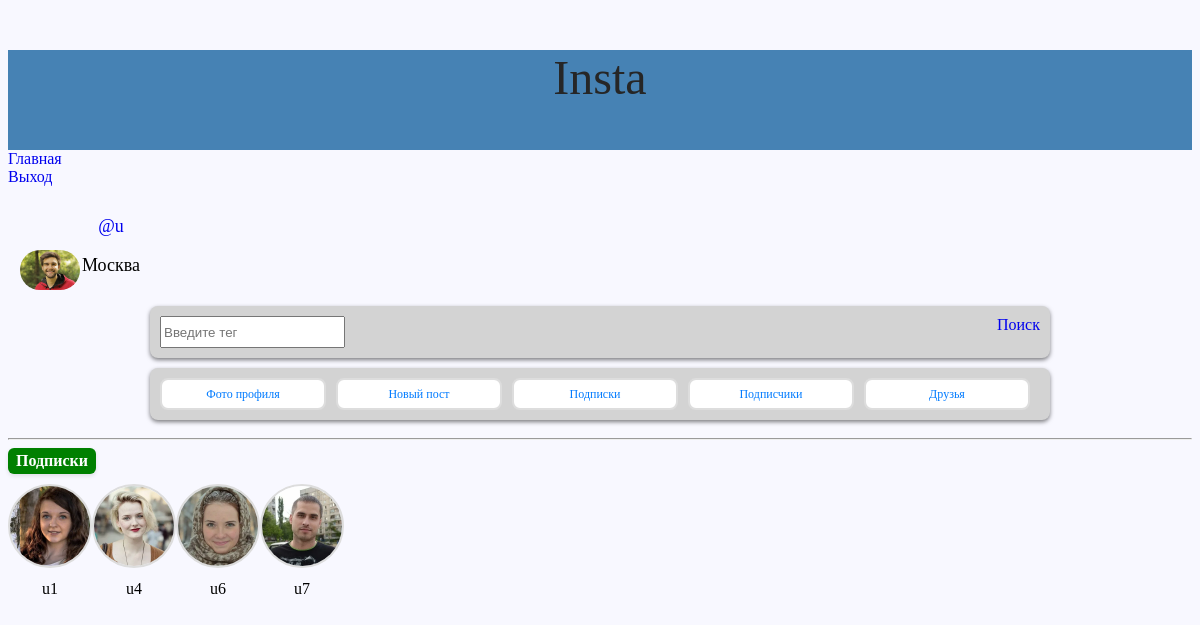
Page /user/subscriber/ (signed in) on the committed database.
### photo_app/models.py (models this page shows, shortened)
class User(AbstractUser):
    email_validator = EmailValidator()
    phone_number = models.CharField(max_length=12, blank=True)
    email = models.EmailField(
        ("email address"),
        unique=False,
        blank=False,
        null=False,
        validators=[email_validator],
    )
    sity = models.CharField(max_length=12, blank=True)
    profile_picture = models.ImageField(
        upload_to="profile_pics/", blank=True, verbose_name="Фото профиля"
    )
    on_the_list = models.BooleanField(default=False)

class Subscription(models.Model):
    subscriber = models.ForeignKey(
        User, related_name="subscri_set", on_delete=models.CASCADE
    )  # кто подписывается
    subscribed_to = models.ForeignKey(
        User, related_name="subscri_to_set", on_delete=models.CASCADE
    )  # на кого подписываются
    class Meta:
        unique_together = ("subscriber", "subscribed_to")
        verbose_name = "Кто подписался"
        verbose_name_plural = "На кого подписаны"
        indexes = [
            models.Index(fields=["subscriber"]),
            models.Index(fields=["subscribed_to"]),
            models.Index(fields=["subscriber", "subscribed_to"]),
        ]

### photo_app/views.py (the view)
# urls.py: path("user/subscriber/", subscriber, name="subscriber"),
def subscriber(request):
    try:
        user = request.user
        subscriber_ = get_subscriber(user)
    except Exception as e:
        print(e)
    return render(request, "other/subscriber.html", {"subscriber_user": subscriber_})

### photo_app/context_processors/context.py (called while the page is built)
def cart_user(request):
    if request.user.is_authenticated:
        username = User.objects.get(username=request.user.username)
        user_notification_komy = username.notification_komy.filter(
            is_read=False
        ).exists()
        if user_notification_komy:
            print("ЕСТЬ УВЕДОМЛЕНИЯ")
            notification = True
        else:
            print("НЕТ УВЕДОЛЕНИЙ")
            notification = False
        return {"user_context": username, "notification": notification}
    return {"x": 0}

def count_like(request):
    return {"count_like": 7777777}

### photo_app/processor/postgre_data.py (called while the page is built)
def get_subscriber(user):
    user = User.objects.get(username=user.username)
    return user.subscri_set.all()

### photo_app/templates/other/subscriber.html (shortened to what this page needs)
{% extends 'other/main.html' %}
{% block content %}
  <span class="styled-span">Подписки</span>
  <div class="wiget_user">
    {% for user in subscriber_user %}
      <div class="user-card">
        {% if user.subscriber.profile_picture %}
          <div>
            <a href="{% url 'user_profile' user.subscribed_to.username %}"><img src="{{ user.subscribed_to.profile_picture.url }}" alt="{{ user.subscribed_to.username }}" class="user-photo" /></a>
          </div>
        {% else %}
          <div>
            <a href="{% url 'user_profile' user.subscribed_to.username %}"><div class="user-photo-placeholder">{{ user.subscribed_to.username|slice:':1' }}</div></a>
          </div>
        {% endif %}
        <p class="user-name">{{ user.subscribed_to.username }}</p>
      </div>
    {% endfor %}
  </div>
{% endblock %}

### photo_app/templates/other/main.html (shortened to what this page needs)
<!DOCTYPE html>
<html lang="en">
  <head>
  </head>
  <body>
    <div class="header">
      {% include 'other/header.html' %}
    </div>
    <div class="wiget_main">
      <a href="{% url 'index' %}">Главная</a>
      {% if request.user.is_authenticated %}
        <a href="{% url 'logoutPage' %}">Выход</a>
        <div class="user-card-menu">
          <div>
            <div class="user-card">
              {% include 'other/cart_user.html' %}
            </div>
          </div>
          <div>
            <div class="main_photos">
              <input type="text" id="tagInput" placeholder="Введите тег" />
              <a href="#" id="searchLink">Поиск</a>
            </div>
            <div class="main_photos">
              <div class="profile_photo">
                <a href="{% url 'upload_photo' %}">Фото профиля</a>
              </div>
              <div class="profile_photo">
                <a href="{% url 'upload_gallery' %}">Новый пост</a>
              </div>
              <div class="profile_photo">
                <a href="{% url 'subscriber' %}">Подписки</a>
              </div>
              <div class="profile_photo">
                <a href="{% url 'subscribed_to' %}">Подписчики</a>
              </div>
              <div class="profile_photo">
                <a href="{% url 'frands' %}">Друзья</a>
              </div>
            </div>
          </div>
        </div>
      {% else %}
        <a href="{% url 'login' %}">Вход</a>
        <a href="{% url 'register' %}">Регистрация</a>
      {% endif %}
    </div>
    <hr />
    {% block content %}
    {% endblock %}
  </body>
</html>

### photo_app/templates/other/header.html (shortened to what this page needs)
<div class="insta-sport">Insta</div>

### photo_app/templates/other/cart_user.html (shortened to what this page needs)
<div class="user-widget">
  {% if user_context.profile_picture %}
    <div>
      <img class="user-widget-img" src="{{ user_context.profile_picture.url }}" alt="фото" width="50px" />
    </div>
  {% else %}
    <div>
      <img class="user-widget-img" src="/static/img/head.png" alt="фото" width="50" />
    </div>
  {% endif %}
  <div class="user-widget-info">
    <p class="user-widget-info-name">
      <a class="href_widget" href="{% url 'user_profile' user_context %}">@{{ user_context }}</a>
    </p>
    {% if user.sity != '' %}
      <p class="user-widget-info-title">{{ user_context.sity }}</p>
    {% endif %}
  </div>
</div>

### photo_app/templates/other/header.html (style rules this page uses)
.insta-sport { font-family: 'Billabong', cursive; font-size: 48px; color: #262626; text-align: center; margin-top: 50px; }

### photo_app/templates/other/cart_user.html (style rules this page uses)
.user-widget-info, .href_widget { font-size: 1.5vw; }
.user-widget-img { border-radius: 50px; width: clamp(5vw, 2vw, 3.5vw); }
.user-widget { width: clamp(1.5vw, 1.5vw, 2.5vw); margin: 1vw; display: flex; align-items: flex-end; gap: 2px; }

### photo_app/templates/other/subscriber.html (style rules this page uses)
.styled-span { margin-bottom: 10px; display: inline-block; padding: 4px 8px; font-size: 16px; font-weight: bold; color: #fff; background-color: green; border-radius: 6px; box-shadow: 0 2px 4px rgba(0, 0, 0, 0.1); text-align: center; transition: background-color 0.3s ease; }
.wiget_user { display: flex; }
a { text-decoration: none; }
.user-card { display: flex; flex-direction: column; align-items: center; text-align: center; width: 100px; }
.user-photo { width: 80px; height: 80px; border-radius: 50%; object-fit: cover; border: 2px solid #ddd; }
.user-name { margin-top: 8px; font-size: 16px; }

### photo_app/templates/other/main.html (style rules this page uses)
.user-card { width: fit-content; }
a { width: fit-content; }
.wiget_main { display: flex; flex-direction: column; }
body { background-color: ghostwhite; }
.header { height: 100px; background-color: steelblue; }
.main_photos { display: flex; justify-content: space-between; padding: 10px; background-color: lightgrey; border-radius: 8px; box-shadow: 0 2px 4px rgba(0, 0, 0, 0.5); width: 110vh; height: 4vh; margin: 0 auto 10px; }
.profile_photo { flex: 1; display: flex; justify-content: center; align-items: center; background-color: #fff; border: 2px solid #ddd; border-radius: 8px; padding: 10px; margin-right: 10px; font-size: 12px; }
.profile_photo a { text-decoration: none; color: #007bff; }

### rows in the picture
User: profile_picture (picture), username "u", sity "Москва"
Subscription: subscribed_to.profile_picture (picture), subscribed_to.username "u1"
Subscription: subscribed_to.profile_picture (picture), subscribed_to.username "u4"
Subscription: subscribed_to.profile_picture (picture), subscribed_to.username "u6"
Subscription: subscribed_to.profile_picture (picture), subscribed_to.username "u7"
